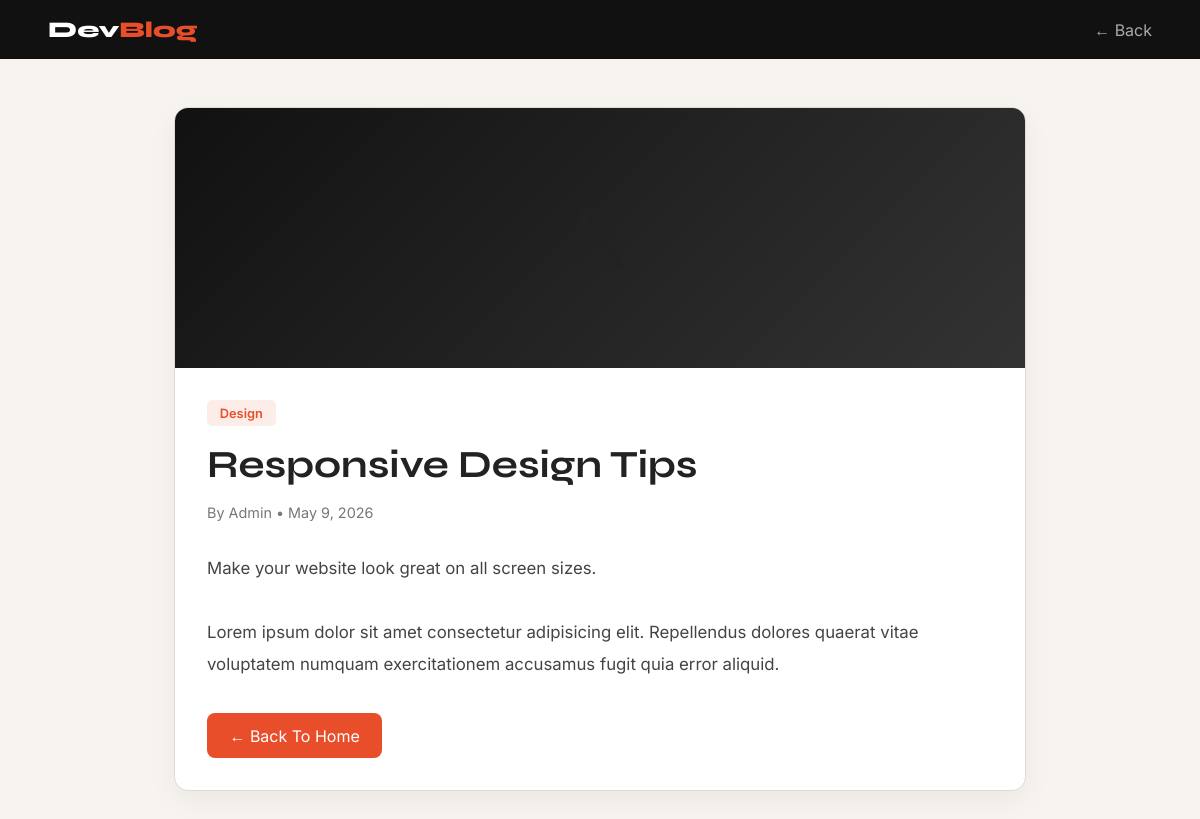
The app's page /post.php?id=4 with its own data.
### tables this page shows
CREATE TABLE IF NOT EXISTS posts (
    id          INT AUTO_INCREMENT PRIMARY KEY,
    title       VARCHAR(255)  NOT NULL,
    excerpt     TEXT          NOT NULL,
    content     LONGTEXT      NOT NULL,
    category    VARCHAR(100)  DEFAULT 'General',
    author      VARCHAR(100)  DEFAULT 'Admin',
    created_at  DATETIME      DEFAULT CURRENT_TIMESTAMP,
    updated_at  DATETIME      DEFAULT CURRENT_TIMESTAMP ON UPDATE CURRENT_TIMESTAMP
);

### post.php (the view, shortened to what this page needs)
<?php
try {
    $pdo = new PDO(
        "mysql:host=".DB_HOST.";dbname=".DB_NAME.";charset=utf8",
        DB_USER,
        DB_PASS
    );
    $pdo->setAttribute(PDO::ATTR_ERRMODE, PDO::ERRMODE_EXCEPTION);
} catch(PDOException $e) {
    die("Database connection failed");
}
$id = $_GET['id'];
$stmt = $pdo->prepare("SELECT * FROM posts WHERE id = ?");
$stmt->execute([$id]);
$post = $stmt->fetch(PDO::FETCH_ASSOC);
$date = date('M j, Y', strtotime($post['created_at']));
?>
<!DOCTYPE html>
<html lang="en">
<head>
</head>
<body>
    <nav>
        <a href="index.php" class="logo">
            Dev<span>Blog</span>
        </a>
        <a href="index.php" class="back-btn">
            ← Back
        </a>
    </nav>
    <div class="container">
        <div class="post-card">
            <div class="hero">
            </div>
            <div class="content">
                <span class="category">
                    <?= htmlspecialchars($post['category']) ?>
                </span>
                <h1>
                    <?= htmlspecialchars($post['title']) ?>
                </h1>
                <div class="meta">
                    By <?= htmlspecialchars($post['author']) ?>
                    •
                    <?= $date ?>
                </div>
                <div class="post-text">
                    <?= nl2br(htmlspecialchars($post['excerpt'])) ?>
                    <br><br>
                    Lorem ipsum dolor sit amet consectetur adipisicing elit.
                    Repellendus dolores quaerat vitae voluptatem numquam
                    exercitationem accusamus fugit quia error aliquid.
                </div>
                <a href="index.php" class="back-home">
                    ← Back To Home
                </a>
            </div>
        </div>
    </div>
</body>
</html>

### post.php (style rules this page uses)
* { margin:0; padding:0; box-sizing:border-box; }
:root { --bg:#f7f4ef; --card:#ffffff; --dark:#111111; --accent:#e84e2a; --border:#e0dcd4; --muted:#777; }
body { background:var(--bg); font-family:'Inter',sans-serif; color:#222; }
nav { background:var(--dark); padding:1rem 3rem; display:flex; justify-content:space-between; align-items:center; }
.logo { text-decoration:none; color:#fff; font-family:'Syne',sans-serif; font-size:1.4rem; font-weight:800; }
.logo span { color:var(--accent); }
.back-btn { color:#aaa; text-decoration:none; transition:0.2s; }
.container { max-width:900px; margin:3rem auto; padding:0 1.5rem; }
.post-card { background:var(--card); border:1px solid var(--border); border-radius:14px; overflow:hidden; box-shadow:0 10px 30px rgba(0,0,0,0.05); }
.hero { height:260px; background:linear-gradient(135deg,#111,#333); display:flex; justify-content:center; align-items:center; font-size:5rem; }
.content { padding:2rem; }
.category { display:inline-block; background:rgba(232,78,42,0.1); color:var(--accent); padding:0.35rem 0.8rem; border-radius:5px; font-size:0.8rem; margin-bottom:1rem; font-weight:600; }
h1 { font-family:'Syne',sans-serif; font-size:2.4rem; line-height:1.2; margin-bottom:1rem; }
.meta { color:var(--muted); margin-bottom:2rem; font-size:0.9rem; }
.post-text { line-height:1.9; font-size:1.05rem; color:#444; }
.back-home { display:inline-block; margin-top:2rem; background:var(--accent); color:#fff; text-decoration:none; padding:0.8rem 1.4rem; border-radius:8px; transition:0.2s; }

### records on screen
posts: category "Design", title "Responsive Design Tips", author "Admin", created_at "May 9, 2026", excerpt "Make your website look great on all screen sizes."
